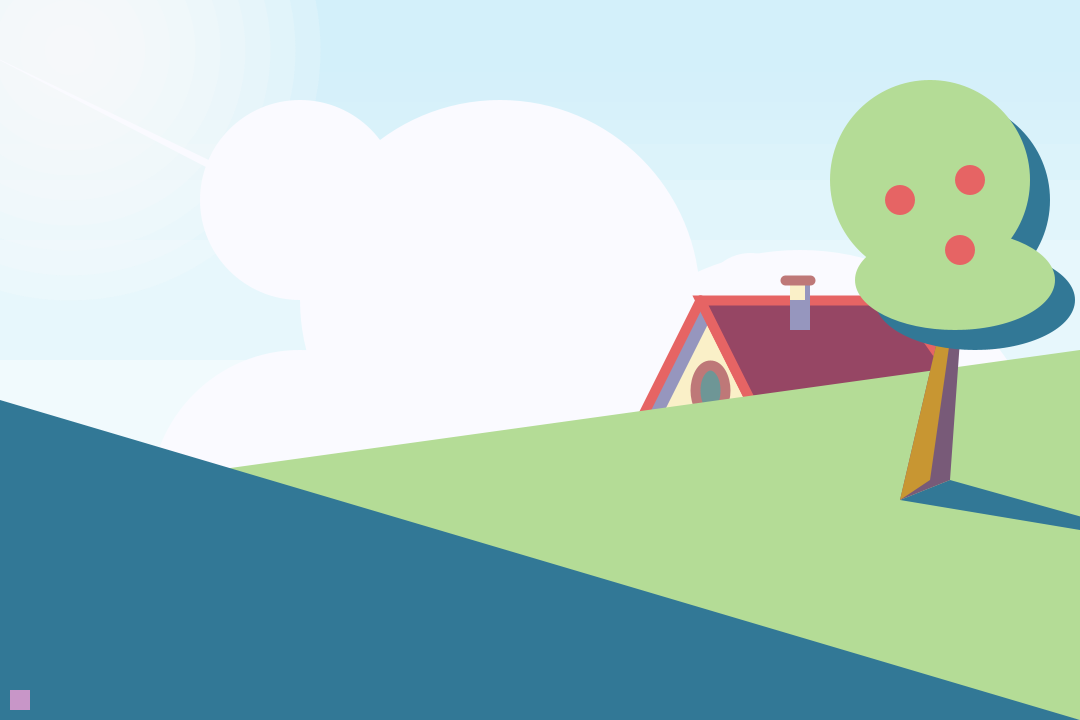
Frame 1 (no input)
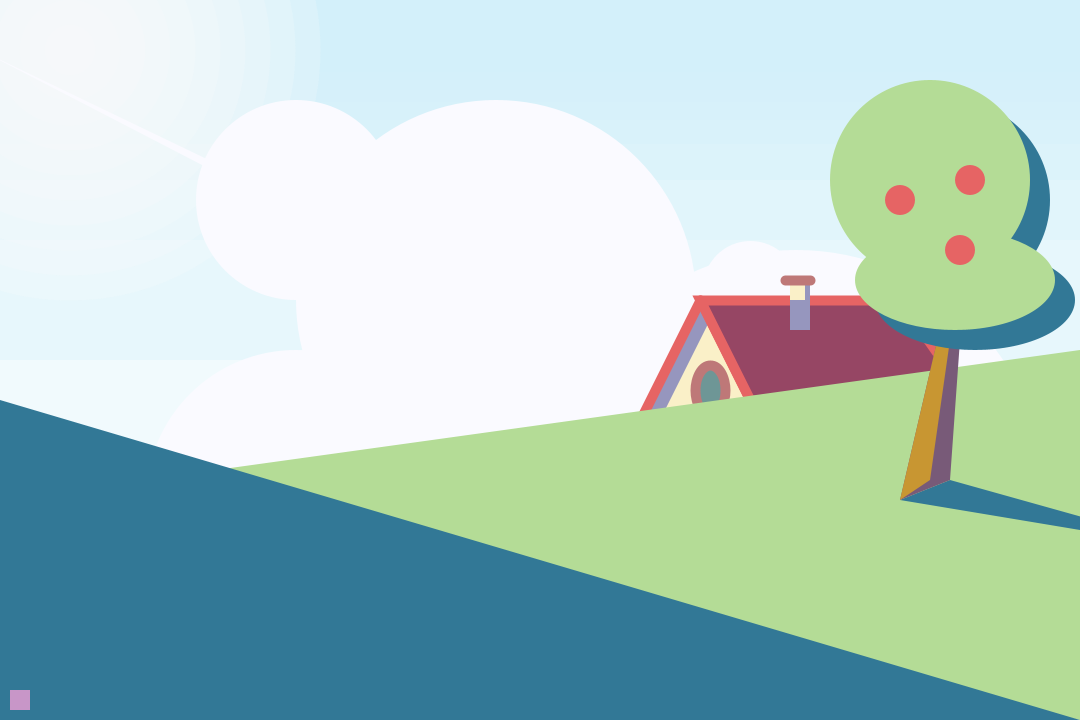
Frame 60 (the mouse pressed at the canvas centre just before this capture)
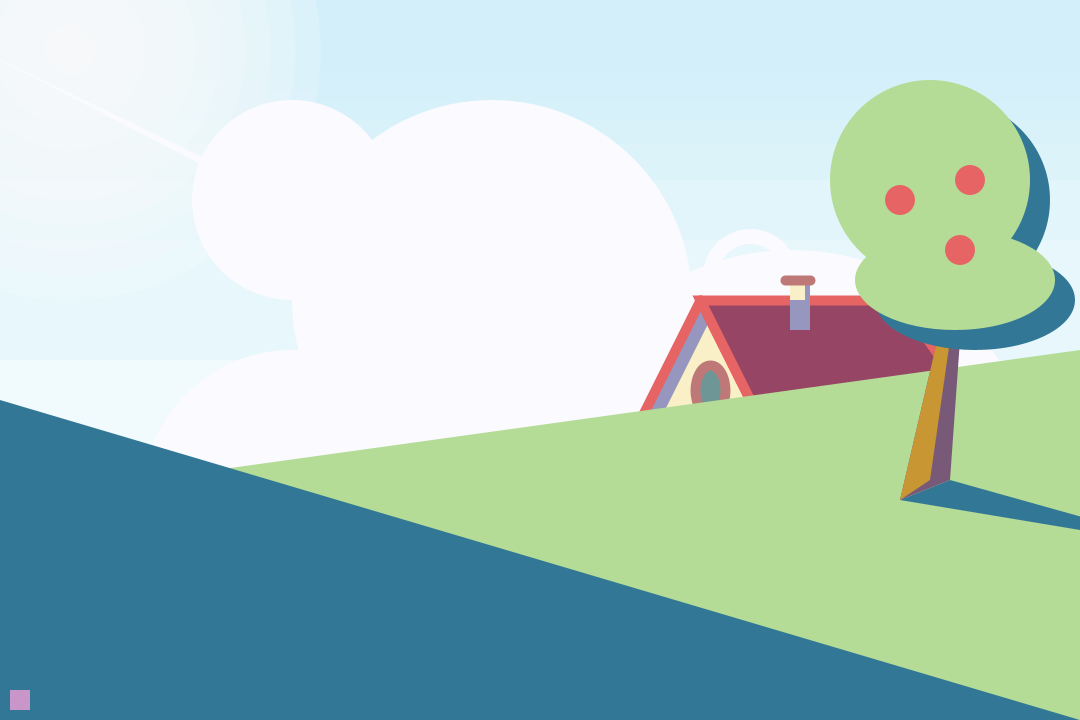
Frame 120 (the mouse held since frame 60 and released just before this capture)

The Processing sketch that drew these frames (run headless with seeded random() and noise(); from frame 60 on, the mouse is pressed at the canvas centre):

// Processing sketch: SS3_FarawayHill
// ── SS3_FarawayHill.pde
/* Faraway Hill by Sen Demina

Instuctions:
- mouse click => clear the sky
- press any key => shift the hue
- press the up arrow => return to the original sky
- hover the mouse on the door => it will open
- hover the mouse on the pink square in bottom left corner => embroiderify

The calm hill is now more colorful.
*/

boolean originalSky = true;
float redTint = random(100, 255), 
      blueTint = random(100, 255), 
      greenTint = random(100, 255);

void setup()
{
  size(1080, 720);
  //background(210, 240, 250);  
}

void draw()
{
  //println(frameRate);
  noStroke();
  
  if (originalSky)
  {  
    background(255);
    fill(210, 240, 250, 80);
    noStroke();
    gradientSky();
    
    //=============    SUN     =================
    for (int i = 1; i <= width/2; i+= 50) 
    {     
      fill(250, 50);
      //ellipse(mouseX, mouseY, i, i);
      ellipse(70, 50, i, i);
    }
    
    //clouds
    fill(250, 250, 255);
    ellipse(300 - frameCount/15, 200, 200, 200);
    ellipse(500 - frameCount/15, 300, 400, 400);
    ellipse(300 - frameCount/15, 500, 300, 300);
    ellipse(800 - frameCount/15, 500, 500, 500);
    triangle(500, 300, 540, 340, -20, 50);  
    
    //smoke
    stroke(250, 250, 255);
    noFill();
    strokeWeight(5);
    ellipse(800, 250 - frameCount/5 + 200, 30, 30);
    strokeWeight(7);
    ellipse(780, 200 - frameCount/5 + 200, 40, 40);
    strokeWeight(10);
    ellipse(810, 150 - frameCount/5 + 200, 50, 50);
    strokeWeight(15);
    ellipse(750, 100 - frameCount/5 + 200, 80, 80);
  }
  else
  {
    paintClouds();
  }
  

  
  noStroke();
  //==============   HOUSE   ===============
  //house
  //lit
  fill(250, 240, 200);
  triangle(700, 300, 600, 500, 800, 500);
  //in shadow
  fill(150, 150, 190);
  quad(700, 300, 600, 500, 620, 500, 720, 300);
  
  //door    

  if(mouseX>700 && mouseX<750 && mouseY>390 && mouseY<450)
  {
    fill(100, 100, 150);
    ellipse(710, 390, 30, 50);
    fill(110, 150, 150);
    strokeWeight(10);
    stroke(190, 120, 120);
    ellipse(690, 390, 10, 50);
  }
  else
  {
    fill(110, 150, 150);
    strokeWeight(10);
    stroke(190, 120, 120);
    ellipse(710, 390, 30, 50);
  }
  
  //roof
  //lit
  stroke(230, 100, 100);
  strokeWeight(10);
  line(700, 300, 600, 500);
  line(700, 300, 800, 500);
  //in shadow
  fill(150, 70, 100);
  quad(700, 300, 900, 300, 970, 400, 750, 400);
  noStroke();
  
  //chimney
  //in shadow
  fill(150, 150, 190);
  rect(790, 280, 20, 50);
  //lit
  fill(250, 240, 200);
  rect(790, 280, 15, 20);
  stroke(190, 120, 120);
  line(785, 280, 810, 280);
  

  noStroke();
  //=============    HILLS    =================
  //back hill 
  fill(180, 220, 150);
  triangle(0, 500, width, 350, width, height);
  
  //tree shadow
  fill(50, 120, 150);
  triangle(900, 500, 950, 480, 1200, 550);
  
  //tree trunk
  //in shadow
  fill(120, 90, 120);
  triangle (900, 500, 950, 480, 970, 200);
  //lit
  fill(200, 150, 50);
  triangle (900, 500, 930, 480, 970, 200);
  
  //tree crown
  //in shadow
  fill(50, 120, 150);
  ellipse(950, 200, 200, 200);
  ellipse(975, 300, 200, 100);
  //lit
  fill(180, 220, 150);
  ellipse(930, 180, 200, 200);
  ellipse(955, 280, 200, 100);
  
  //apples
  fill(230, 100, 100);
  ellipse(900, 200, 30, 30);
  ellipse(960, 250, 30, 30);
  ellipse(970, 180, 30, 30);
  
  //front hill
  fill(50, 120, 150);
  triangle(0, 400, 0, height, width, height);

  fill(200, 150, 200);
  rect(10, height - 30, 20, 20);
  if (mouseX>10 && mouseX<30 && mouseY>height-30 && mouseY<height-10)
  {
    embroiderify();
  }
  println(mouseX, mouseY);
}

void mouseClicked()
{
  background(210, 240, 250);
  originalSky = false;
}

void keyPressed()
{
  redTint = random(0, 255); 
  blueTint = random(0, 255);
  greenTint = random(0, 255);  
  fill(redTint, blueTint, greenTint, 50);
  gradientSky();
  
  if(keyCode == UP)
  {
    originalSky = true;
  }
}

void gradientSky()
{
  noStroke();
  for (int i = 1; i <= 10; i++)
  {
    rect(0, 0, width, height/i);
  }
}

void embroiderify()
{

  strokeWeight(1);
  for(int i = 0; i < width; i+=30)
  {
    for(int j = 0; j < height; j+=10)
    {  
      stroke(200, 150, 200);
      line(i, j, i+30, j-15);
      stroke(100, 50, 100);
      line(i+5, j-5, i+35, j-20);
    }
  }
}

void paintClouds()
{
  stroke(250, 250, 255);
  float mouseSpeed = abs(mouseX - pmouseX);
  strokeWeight(mouseSpeed);
  line(pmouseX, pmouseY, mouseX, mouseY);
}
